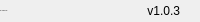
              <widget class="QFrame" name="bottomBar">
               <property name="minimumSize">
                <size>
                 <width>0</width>
                 <height>22</height>
                </size>
               </property>
               <property name="maximumSize">
                <size>
                 <width>16777215</width>
                 <height>22</height>
                </size>
               </property>
               <property name="frameShape">
                <enum>QFrame::NoFrame</enum>
               </property>
               <property name="frameShadow">
                <enum>QFrame::Raised</enum>
               </property>
               <layout class="QHBoxLayout" name="horizontalLayout_5">
                <property name="spacing">
                 <number>0</number>
                </property>
                <property name="leftMargin">
                 <number>0</number>
                </property>
                <property name="topMargin">
                 <number>0</number>
                </property>
                <property name="rightMargin">
                 <number>0</number>
                </property>
                <property name="bottomMargin">
                 <number>0</number>
                </property>
                <item>
                 <widget class="QLabel" name="creditsLabel">
                  <property name="maximumSize">
                   <size>
                    <width>16777215</width>
                    <height>16</height>
                   </size>
                  </property>
                  <property name="font">
                   <font>
                    <family>Segoe UI</family>
                    <pointsize>-1</pointsize>
                    <italic>false</italic>
                    <bold>false</bold>
                   </font>
                  </property>
                  <property name="text">
                   <string>By: Andrew Yoon</string>
                  </property>
                  <property name="alignment">
                   <set>Qt::AlignLeading|Qt::AlignLeft|Qt::AlignVCenter</set>
                  </property>
                 </widget>
                </item>
                <item>
                 <widget class="QLabel" name="version">
                  <property name="text">
                   <string>v1.0.3</string>
                  </property>
                  <property name="alignment">
                   <set>Qt::AlignRight|Qt::AlignTrailing|Qt::AlignVCenter</set>
                  </property>
                 </widget>
                </item>
                <item>
                 <widget class="QFrame" name="frame_size_grip">
                  <property name="minimumSize">
                   <size>
                    <width>20</width>
                    <height>0</height>
                   </size>
                  </property>
                  <property name="maximumSize">
                   <size>
                    <width>20</width>
                    <height>16777215</height>
                   </size>
                  </property>
                  <property name="frameShape">
                   <enum>QFrame::NoFrame</enum>
                  </property>
                  <property name="frameShadow">
                   <enum>QFrame::Raised</enum>
                  </property>
                 </widget>
                </item>
               </layout>
              </widget>
